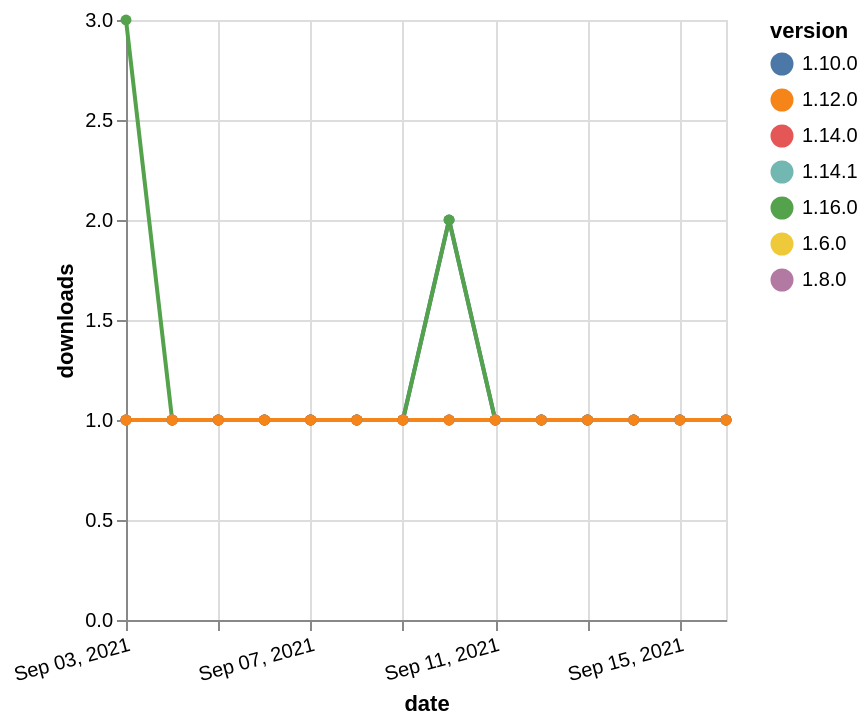

Write a Vega-Lite specification for this figure.
### Vega-Lite specification from a JSON file in a GitHub repository (floating-point values rounded to 4 significant figures)
{"$schema": "https://vega.github.io/schema/vega-lite/v5.json", "description": "A simple bar chart with embedded data.", "data": {"values": [{"date": "2021-09-03", "total": 214, "delta": 1, "version": "1.6.0"}, {"date": "2021-09-04", "total": 215, "delta": 1, "version": "1.6.0"}, {"date": "2021-09-05", "total": 216, "delta": 1, "version": "1.6.0"}, {"date": "2021-09-06", "total": 217, "delta": 1, "version": "1.6.0"}, {"date": "2021-09-07", "total": 218, "delta": 1, "version": "1.6.0"}, {"date": "2021-09-08", "total": 219, "delta": 1, "version": "1.6.0"}, {"date": "2021-09-09", "total": 220, "delta": 1, "version": "1.6.0"}, {"date": "2021-09-10", "total": 221, "delta": 1, "version": "1.6.0"}, {"date": "2021-09-11", "total": 222, "delta": 1, "version": "1.6.0"}, {"date": "2021-09-12", "total": 223, "delta": 1, "version": "1.6.0"}, {"date": "2021-09-13", "total": 224, "delta": 1, "version": "1.6.0"}, {"date": "2021-09-14", "total": 225, "delta": 1, "version": "1.6.0"}, {"date": "2021-09-15", "total": 226, "delta": 1, "version": "1.6.0"}, {"date": "2021-09-16", "total": 227, "delta": 1, "version": "1.6.0"}, {"date": "2021-09-03", "total": 179, "delta": 1, "version": "1.8.0"}, {"date": "2021-09-04", "total": 180, "delta": 1, "version": "1.8.0"}, {"date": "2021-09-05", "total": 181, "delta": 1, "version": "1.8.0"}, {"date": "2021-09-06", "total": 182, "delta": 1, "version": "1.8.0"}, {"date": "2021-09-07", "total": 183, "delta": 1, "version": "1.8.0"}, {"date": "2021-09-08", "total": 184, "delta": 1, "version": "1.8.0"}, {"date": "2021-09-09", "total": 185, "delta": 1, "version": "1.8.0"}, {"date": "2021-09-10", "total": 186, "delta": 1, "version": "1.8.0"}, {"date": "2021-09-11", "total": 187, "delta": 1, "version": "1.8.0"}, {"date": "2021-09-12", "total": 188, "delta": 1, "version": "1.8.0"}, {"date": "2021-09-13", "total": 189, "delta": 1, "version": "1.8.0"}, {"date": "2021-09-14", "total": 190, "delta": 1, "version": "1.8.0"}, {"date": "2021-09-15", "total": 191, "delta": 1, "version": "1.8.0"}, {"date": "2021-09-16", "total": 192, "delta": 1, "version": "1.8.0"}, {"date": "2021-09-03", "total": 162, "delta": 1, "version": "1.10.0"}, {"date": "2021-09-04", "total": 163, "delta": 1, "version": "1.10.0"}, {"date": "2021-09-05", "total": 164, "delta": 1, "version": "1.10.0"}, {"date": "2021-09-06", "total": 165, "delta": 1, "version": "1.10.0"}, {"date": "2021-09-07", "total": 166, "delta": 1, "version": "1.10.0"}, {"date": "2021-09-08", "total": 167, "delta": 1, "version": "1.10.0"}, {"date": "2021-09-09", "total": 168, "delta": 1, "version": "1.10.0"}, {"date": "2021-09-10", "total": 170, "delta": 2, "version": "1.10.0"}, {"date": "2021-09-11", "total": 171, "delta": 1, "version": "1.10.0"}, {"date": "2021-09-12", "total": 172, "delta": 1, "version": "1.10.0"}, {"date": "2021-09-13", "total": 173, "delta": 1, "version": "1.10.0"}, {"date": "2021-09-14", "total": 174, "delta": 1, "version": "1.10.0"}, {"date": "2021-09-15", "total": 175, "delta": 1, "version": "1.10.0"}, {"date": "2021-09-16", "total": 176, "delta": 1, "version": "1.10.0"}, {"date": "2021-09-03", "total": 120, "delta": 3, "version": "1.16.0"}, {"date": "2021-09-04", "total": 121, "delta": 1, "version": "1.16.0"}, {"date": "2021-09-05", "total": 122, "delta": 1, "version": "1.16.0"}, {"date": "2021-09-06", "total": 123, "delta": 1, "version": "1.16.0"}, {"date": "2021-09-07", "total": 124, "delta": 1, "version": "1.16.0"}, {"date": "2021-09-08", "total": 125, "delta": 1, "version": "1.16.0"}, {"date": "2021-09-09", "total": 126, "delta": 1, "version": "1.16.0"}, {"date": "2021-09-10", "total": 128, "delta": 2, "version": "1.16.0"}, {"date": "2021-09-11", "total": 129, "delta": 1, "version": "1.16.0"}, {"date": "2021-09-12", "total": 130, "delta": 1, "version": "1.16.0"}, {"date": "2021-09-13", "total": 131, "delta": 1, "version": "1.16.0"}, {"date": "2021-09-14", "total": 132, "delta": 1, "version": "1.16.0"}, {"date": "2021-09-15", "total": 133, "delta": 1, "version": "1.16.0"}, {"date": "2021-09-16", "total": 134, "delta": 1, "version": "1.16.0"}, {"date": "2021-09-03", "total": 124, "delta": 1, "version": "1.14.1"}, {"date": "2021-09-04", "total": 125, "delta": 1, "version": "1.14.1"}, {"date": "2021-09-05", "total": 126, "delta": 1, "version": "1.14.1"}, {"date": "2021-09-06", "total": 127, "delta": 1, "version": "1.14.1"}, {"date": "2021-09-07", "total": 128, "delta": 1, "version": "1.14.1"}, {"date": "2021-09-08", "total": 129, "delta": 1, "version": "1.14.1"}, {"date": "2021-09-09", "total": 130, "delta": 1, "version": "1.14.1"}, {"date": "2021-09-10", "total": 131, "delta": 1, "version": "1.14.1"}, {"date": "2021-09-11", "total": 132, "delta": 1, "version": "1.14.1"}, {"date": "2021-09-12", "total": 133, "delta": 1, "version": "1.14.1"}, {"date": "2021-09-13", "total": 134, "delta": 1, "version": "1.14.1"}, {"date": "2021-09-14", "total": 135, "delta": 1, "version": "1.14.1"}, {"date": "2021-09-15", "total": 136, "delta": 1, "version": "1.14.1"}, {"date": "2021-09-16", "total": 137, "delta": 1, "version": "1.14.1"}, {"date": "2021-09-03", "total": 131, "delta": 1, "version": "1.14.0"}, {"date": "2021-09-04", "total": 132, "delta": 1, "version": "1.14.0"}, {"date": "2021-09-05", "total": 133, "delta": 1, "version": "1.14.0"}, {"date": "2021-09-06", "total": 134, "delta": 1, "version": "1.14.0"}, {"date": "2021-09-07", "total": 135, "delta": 1, "version": "1.14.0"}, {"date": "2021-09-08", "total": 136, "delta": 1, "version": "1.14.0"}, {"date": "2021-09-09", "total": 137, "delta": 1, "version": "1.14.0"}, {"date": "2021-09-10", "total": 138, "delta": 1, "version": "1.14.0"}, {"date": "2021-09-11", "total": 139, "delta": 1, "version": "1.14.0"}, {"date": "2021-09-12", "total": 140, "delta": 1, "version": "1.14.0"}, {"date": "2021-09-13", "total": 141, "delta": 1, "version": "1.14.0"}, {"date": "2021-09-14", "total": 142, "delta": 1, "version": "1.14.0"}, {"date": "2021-09-15", "total": 143, "delta": 1, "version": "1.14.0"}, {"date": "2021-09-16", "total": 144, "delta": 1, "version": "1.14.0"}, {"date": "2021-09-03", "total": 150, "delta": 1, "version": "1.12.0"}, {"date": "2021-09-04", "total": 151, "delta": 1, "version": "1.12.0"}, {"date": "2021-09-05", "total": 152, "delta": 1, "version": "1.12.0"}, {"date": "2021-09-06", "total": 153, "delta": 1, "version": "1.12.0"}, {"date": "2021-09-07", "total": 154, "delta": 1, "version": "1.12.0"}, {"date": "2021-09-08", "total": 155, "delta": 1, "version": "1.12.0"}, {"date": "2021-09-09", "total": 156, "delta": 1, "version": "1.12.0"}, {"date": "2021-09-10", "total": 157, "delta": 1, "version": "1.12.0"}, {"date": "2021-09-11", "total": 158, "delta": 1, "version": "1.12.0"}, {"date": "2021-09-12", "total": 159, "delta": 1, "version": "1.12.0"}, {"date": "2021-09-13", "total": 160, "delta": 1, "version": "1.12.0"}, {"date": "2021-09-14", "total": 161, "delta": 1, "version": "1.12.0"}, {"date": "2021-09-15", "total": 162, "delta": 1, "version": "1.12.0"}, {"date": "2021-09-16", "total": 163, "delta": 1, "version": "1.12.0"}]}, "width": "container", "mark": {"type": "line", "point": {"filled": true}}, "encoding": {"x": {"field": "date", "type": "temporal", "timeUnit": "yearmonthdate", "title": "date", "axis": {"labelAngle": -15}}, "y": {"field": "delta", "type": "quantitative", "title": "downloads"}, "color": {"field": "version", "type": "nominal"}, "tooltip": {"field": "delta"}}}
